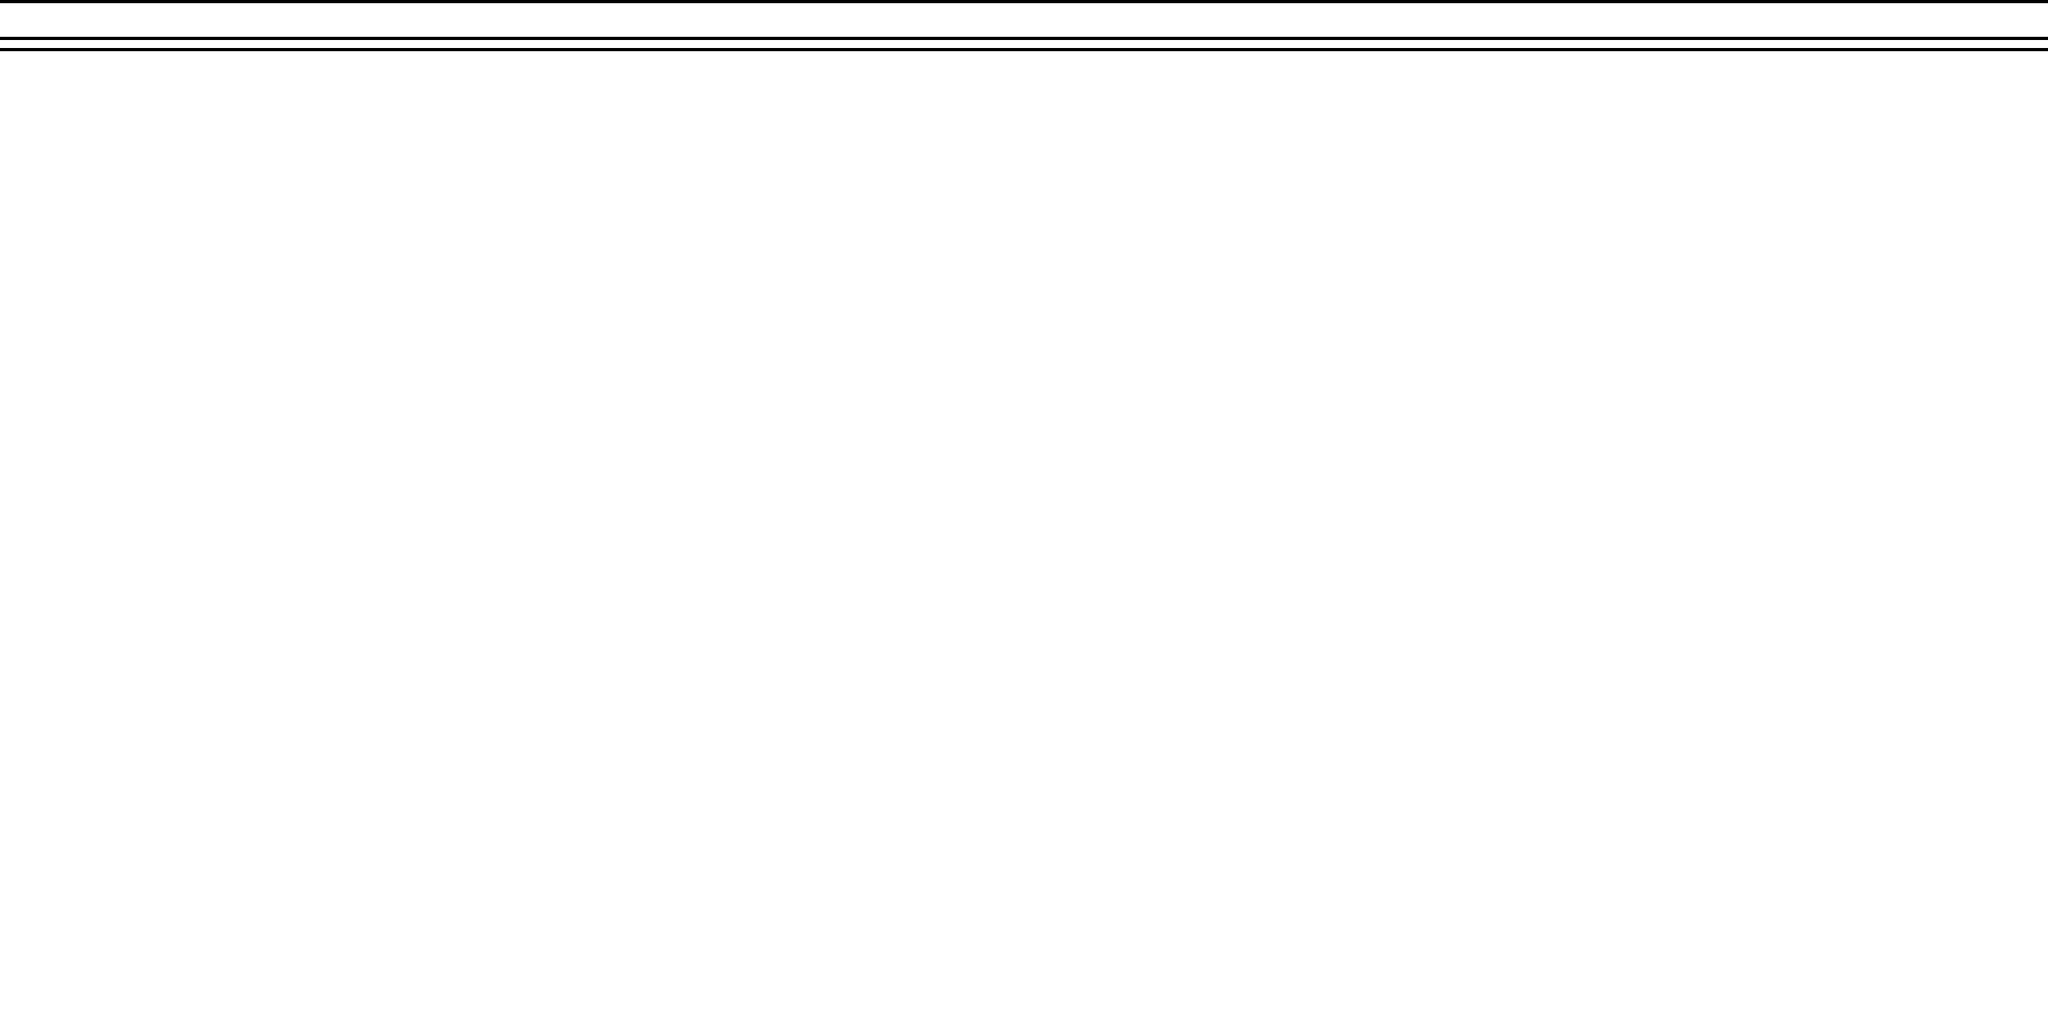

Tiled map render using the project's own tile images. Description and the whole map definition, tile-layer contents included, below:
An orthogonal 20x10 tile map with 128x128 px tiles, 1 tile layer (ground).

<map version="1.10" tiledversion="1.10.2" orientation="orthogonal" renderorder="right-down" width="20" height="10" tilewidth="128" tileheight="128" infinite="0" nextlayerid="7" nextobjectid="1">
 <tileset firstgid="1" name="city" tilewidth="128" tileheight="128" tilecount="5" columns="0">
  <grid orientation="orthogonal" width="1" height="1" />
  <tile id="2">
   <image width="128" height="128" source="../../tile/stick-shock/white/2.png" />
  </tile>
  <tile id="1">
   <image width="128" height="128" source="../../tile/stick-shock/white/5.png" />
  </tile>
  <tile id="3">
   <image width="128" height="128" source="../../tile/stick-shock/white/4.png" />
  </tile>
  <tile id="4">
   <image width="128" height="128" source="../../tile/stick-shock/white/6.png" />
  </tile>
  <tile id="5">
   <image width="128" height="128" source="../../tile/stick-shock/white/8.png" />
  </tile>
 </tileset>
 <layer id="5" name="ground" width="20" height="10">
  <data encoding="csv">
3,3,3,3,3,3,3,3,3,3,3,3,3,3,3,3,3,3,3,3,
2,2,2,2,2,2,2,2,2,2,2,2,2,2,2,2,2,2,2,2,
2,2,2,2,2,2,2,2,2,2,2,2,2,2,2,2,2,2,2,2,
2,2,2,2,2,2,2,2,2,2,2,2,2,2,2,2,2,2,2,2,
2,2,2,2,2,2,2,2,2,2,2,2,2,2,2,2,2,2,2,2,
2,2,2,2,2,2,2,2,2,2,2,2,2,2,2,2,2,2,2,2,
2,2,2,2,2,2,2,2,2,2,2,2,2,2,2,2,2,2,2,2,
2,2,2,2,2,2,2,2,2,2,2,2,2,2,2,2,2,2,2,2,
2,2,2,2,2,2,2,2,2,2,2,2,2,2,2,2,2,2,2,2,
2,2,2,2,2,2,2,2,2,2,2,2,2,2,2,2,2,2,2,2
</data>
 </layer>
</map>
